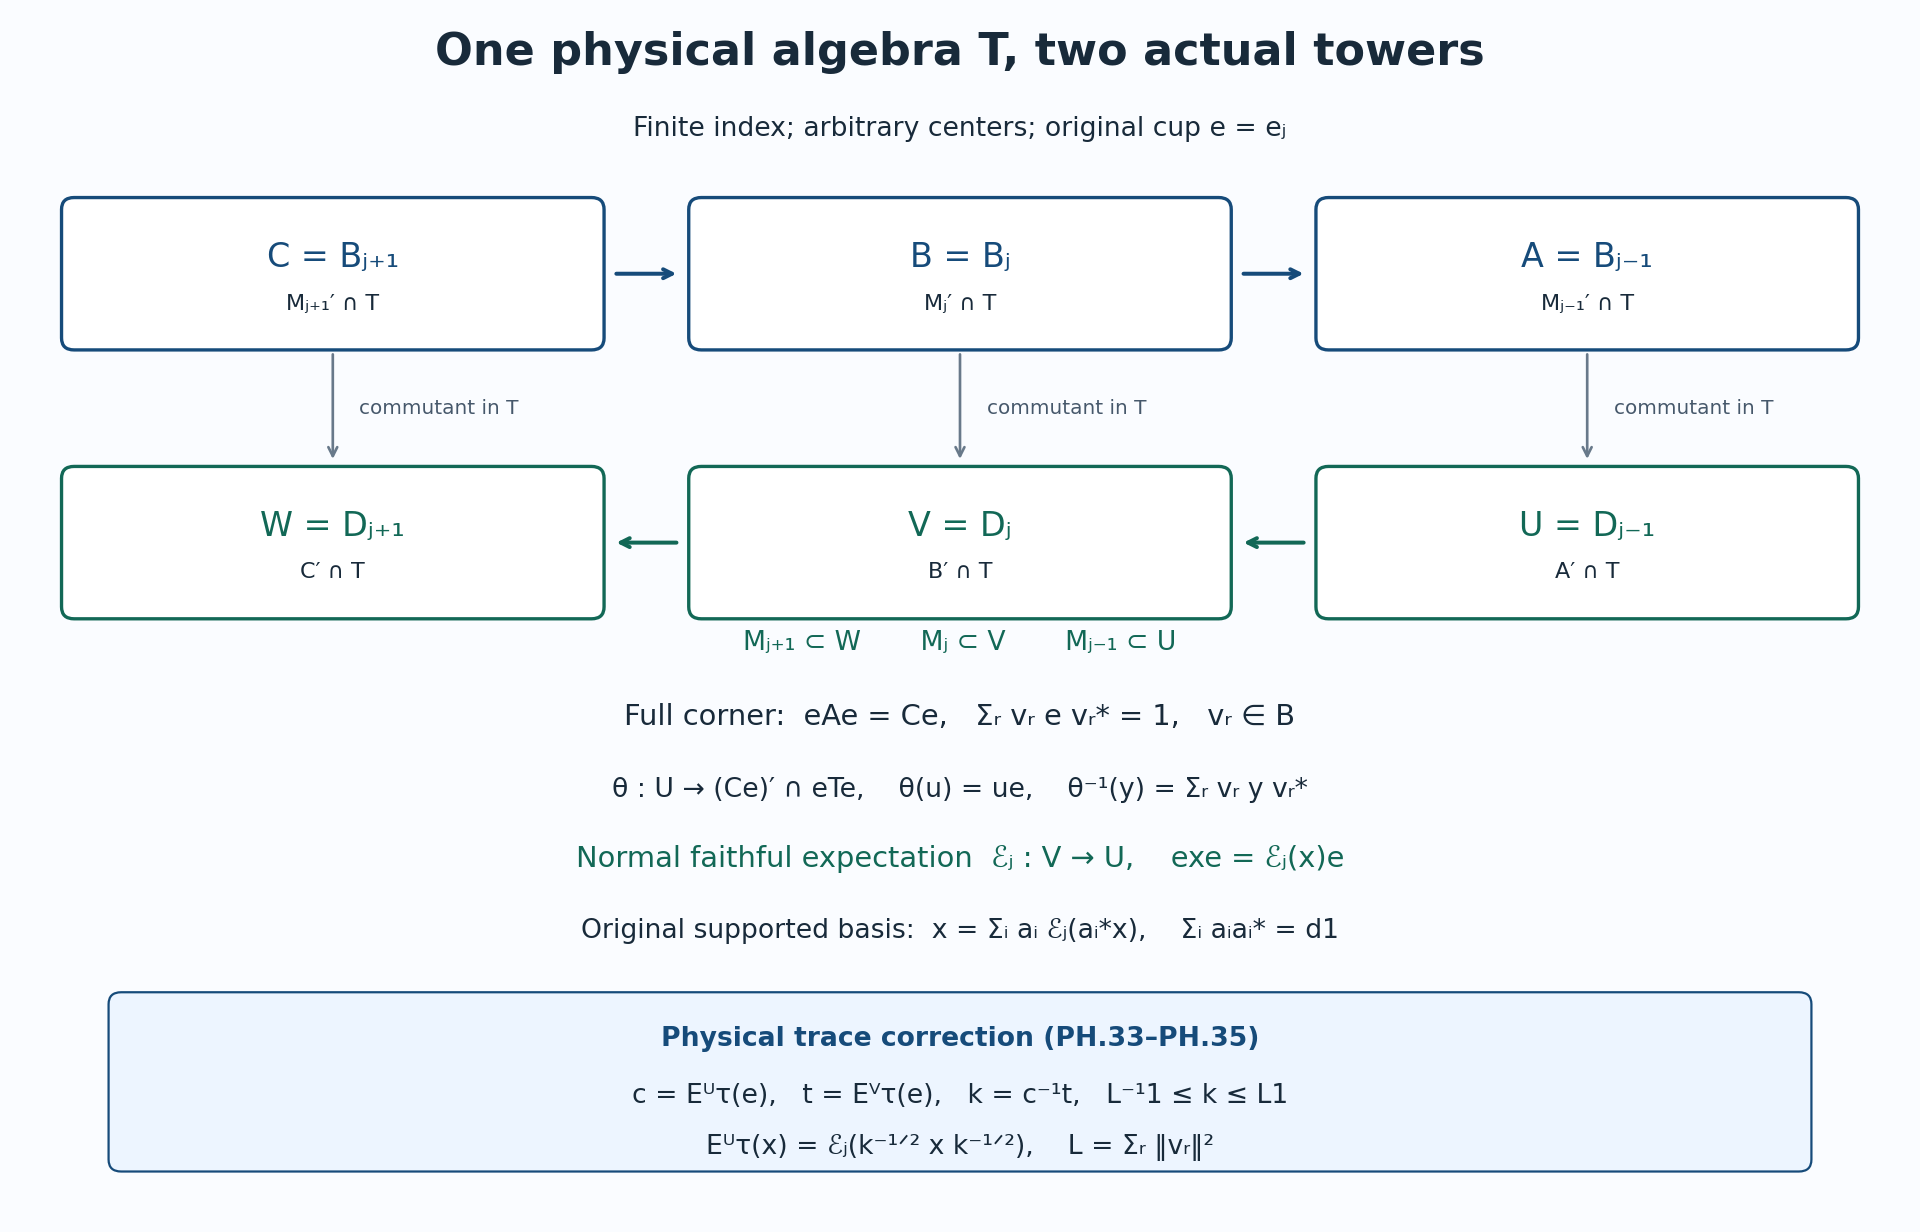

Write Python code to recreate this figure.
"""Actual commutant expected tower, PH.26--PH.35. CC0 1.0."""
from pathlib import Path
import matplotlib
matplotlib.use('Agg')
import matplotlib.pyplot as plt
from matplotlib.patches import FancyBboxPatch
P=Path(__file__).resolve().with_suffix('')
fig,ax=plt.subplots(figsize=(12,7.7));fig.patch.set_facecolor('#fafcff');ax.set_facecolor('#fafcff')
ax.set_xlim(0,12);ax.set_ylim(0,8);ax.axis('off')
blue='#164b7a';green='#126856';ink='#182a3a'
ax.text(6,7.65,'One physical algebra T, two actual towers',ha='center',fontsize=20,color=ink,weight='bold')
ax.text(6,7.17,'Finite index; arbitrary centers; original cup e = eⱼ',ha='center',fontsize=12,color=ink)
xs=[2,6,10]
def box(x,y,title,sub,color):
 ax.add_patch(FancyBboxPatch((x-1.65,y-.43),3.3,.86,boxstyle='round,pad=0.08',facecolor='white',edgecolor=color,lw=1.5))
 ax.text(x,y+.11,title,ha='center',va='center',fontsize=15,color=color)
 ax.text(x,y-.20,sub,ha='center',va='center',fontsize=10,color=ink)
for x,title,sub in zip(xs,['C = Bⱼ₊₁','B = Bⱼ','A = Bⱼ₋₁'],['Mⱼ₊₁′ ∩ T','Mⱼ′ ∩ T','Mⱼ₋₁′ ∩ T']):box(x,6.25,title,sub,blue)
for x,title,sub in zip(xs,['W = Dⱼ₊₁','V = Dⱼ','U = Dⱼ₋₁'],['C′ ∩ T','B′ ∩ T','A′ ∩ T']):box(x,4.45,title,sub,green)
for y,col,reverse in [(6.25,blue,False),(4.45,green,True)]:
 for a,b in zip(xs[:-1],xs[1:]):
  start,end=(a+1.78,b-1.78) if not reverse else (b-1.78,a+1.78)
  ax.annotate('',xy=(end,y),xytext=(start,y),arrowprops=dict(arrowstyle='->',color=col,lw=1.8))
for x in xs:
 ax.annotate('',xy=(x,4.98),xytext=(x,5.74),arrowprops=dict(arrowstyle='->',color='#68798a',lw=1.2))
 ax.text(x+.17,5.35,'commutant in T',fontsize=9,color='#46586b',va='center')
ax.text(6,3.73,'Mⱼ₊₁ ⊂ W       Mⱼ ⊂ V       Mⱼ₋₁ ⊂ U',ha='center',fontsize=12,color=green)
ax.text(6,3.23,'Full corner:  eAe = Ce,   Σᵣ vᵣ e vᵣ* = 1,   vᵣ ∈ B',ha='center',fontsize=13,color=ink)
ax.text(6,2.75,'θ : U → (Ce)′ ∩ eTe,    θ(u) = ue,    θ⁻¹(y) = Σᵣ vᵣ y vᵣ*',ha='center',fontsize=12,color=ink)
ax.text(6,2.28,'Normal faithful expectation  ℰⱼ : V → U,    exe = ℰⱼ(x)e',ha='center',fontsize=13,color=green)
ax.text(6,1.80,'Original supported basis:  x = Σᵢ aᵢ ℰⱼ(aᵢ*x),    Σᵢ aᵢaᵢ* = d1',ha='center',fontsize=12,color=ink)
ax.add_patch(FancyBboxPatch((.65,.32),10.7,1.04,boxstyle='round,pad=0.08',facecolor='#edf5ff',edgecolor=blue,lw=1))
ax.text(6,1.08,'Physical trace correction (PH.33–PH.35)',ha='center',fontsize=12,color=blue,weight='bold')
ax.text(6,.70,'c = Eᵁτ(e),   t = Eⱽτ(e),   k = c⁻¹t,   L⁻¹1 ≤ k ≤ L1',ha='center',fontsize=12,color=ink)
ax.text(6,.36,'Eᵁτ(x) = ℰⱼ(k⁻¹ᐟ² x k⁻¹ᐟ²),    L = Σᵣ ‖vᵣ‖²',ha='center',fontsize=12,color=ink)
fig.subplots_adjust(left=.01,right=.99,bottom=.02,top=.99)
fig.savefig(P.with_suffix('.png'),dpi=160,facecolor=fig.get_facecolor())
fig.savefig(P.with_suffix('.svg'),facecolor=fig.get_facecolor())
plt.close(fig)

# SVG path whitespace has no geometric meaning; keep the editable output tidy.
svg=P.with_suffix('.svg')
svg.write_bytes(b'\n'.join(line.rstrip() for line in svg.read_bytes().splitlines())+b'\n')
